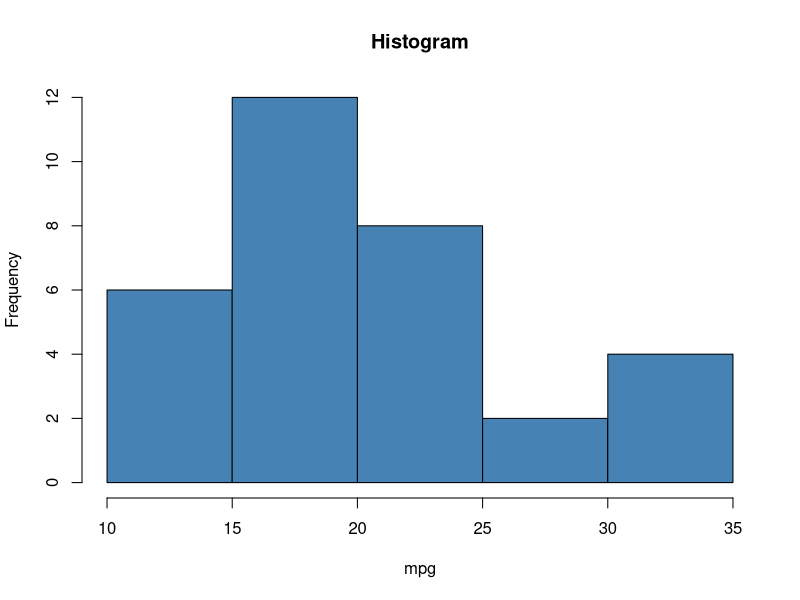

Here is the R script that generated this plot:
# 1. Loading 
data("mtcars")
# 2. Print
head(mtcars)
nrow(mtcars)
ncol(mtcars)

summary(mtcars)

#Min: The minimum value.
#1st Qu: The value of the first quartile (25th percentile).
#Median: The median value.
#Mean: The mean value.
#3rd Qu: The value of the third quartile (75th percentile).
#Max: The maximum value.

dim(mtcars)
names(mtcars)

hist(mtcars$mpg,
     col='steelblue',
     main='Histogram',
     xlab='mpg',
     ylab='Frequency')
